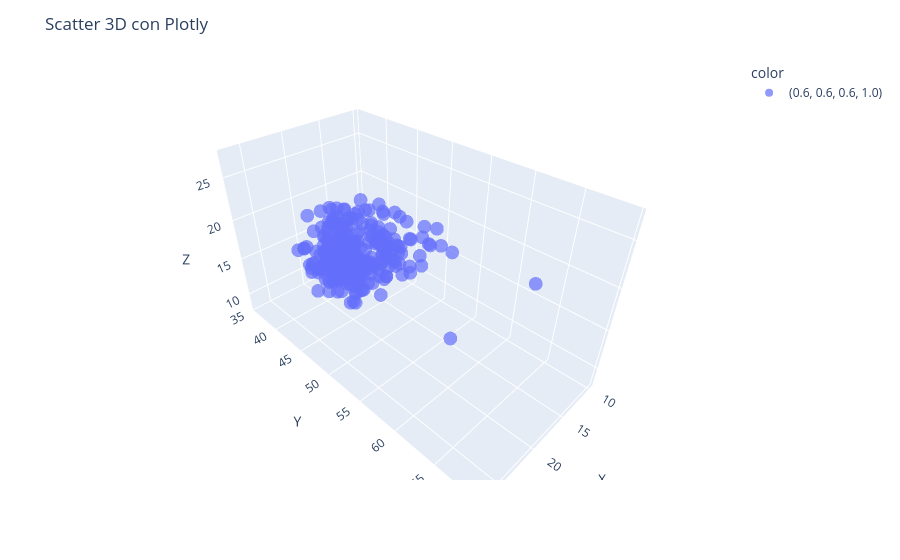

Write notebook code for a chart like this one.
### Code cell
fig = px.scatter_3d(
    df_filter,
    x="x_pc",
    y="y_pc",
    z="z_pc",
    color="color",
    color_continuous_scale="Viridis",
    opacity=0.7
)

fig.update_layout(
    scene=dict(
        xaxis_title="X",
        yaxis_title="Y",
        zaxis_title="Z"
    ),
    title="Scatter 3D con Plotly"
)

fig.show()

### Figure 1 — Plotly figure (JSON) as saved in the notebook; plotly's stock layout.template omitted (floating-point values rounded to 4 significant figures; data arrays with more than 128 entries replaced by an {"elided": "..."} marker saying what was removed)
{"data": [{"hovertemplate": "color=(0.6, 0.6, 0.6, 1.0)<br>x_pc=%{x}<br>y_pc=%{y}<br>z_pc=%{z}<extra></extra>", "legendgroup": "(0.6, 0.6, 0.6, 1.0)", "marker": {"color": "#636efa", "opacity": 0.7, "symbol": "circle"}, "mode": "markers", "name": "(0.6, 0.6, 0.6, 1.0)", "scene": "scene", "showlegend": true, "type": "scatter3d", "x": {"elided": "293 float values"}, "y": {"elided": "293 float values"}, "z": {"elided": "293 float values"}}], "layout": {"legend": {"title": {"text": "color"}, "tracegroupgap": 0}, "margin": {"t": 60}, "scene": {"domain": {"x": [0, 1], "y": [0, 1]}, "xaxis": {"title": {"text": "X"}}, "yaxis": {"title": {"text": "Y"}}, "zaxis": {"title": {"text": "Z"}}}, "title": {"text": "Scatter 3D con Plotly"}}}
